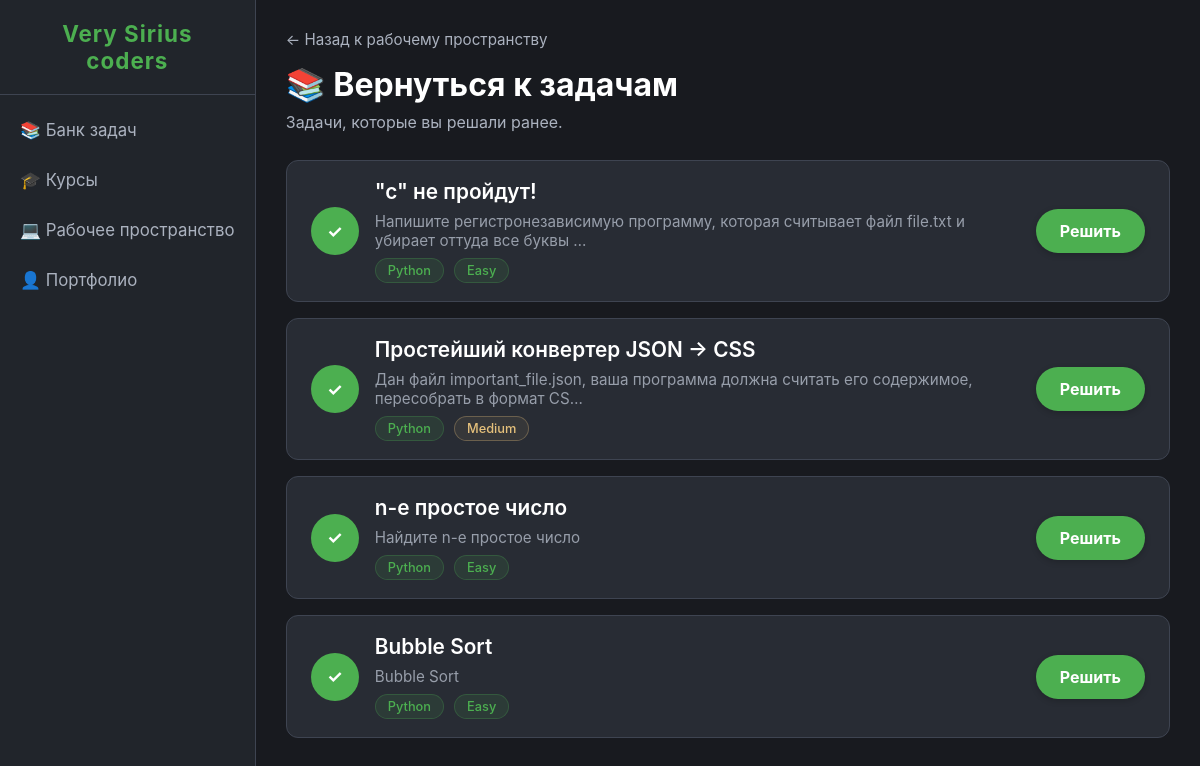
/workspace/tasks/ (signed in), run on an earlier commit of the app's database.
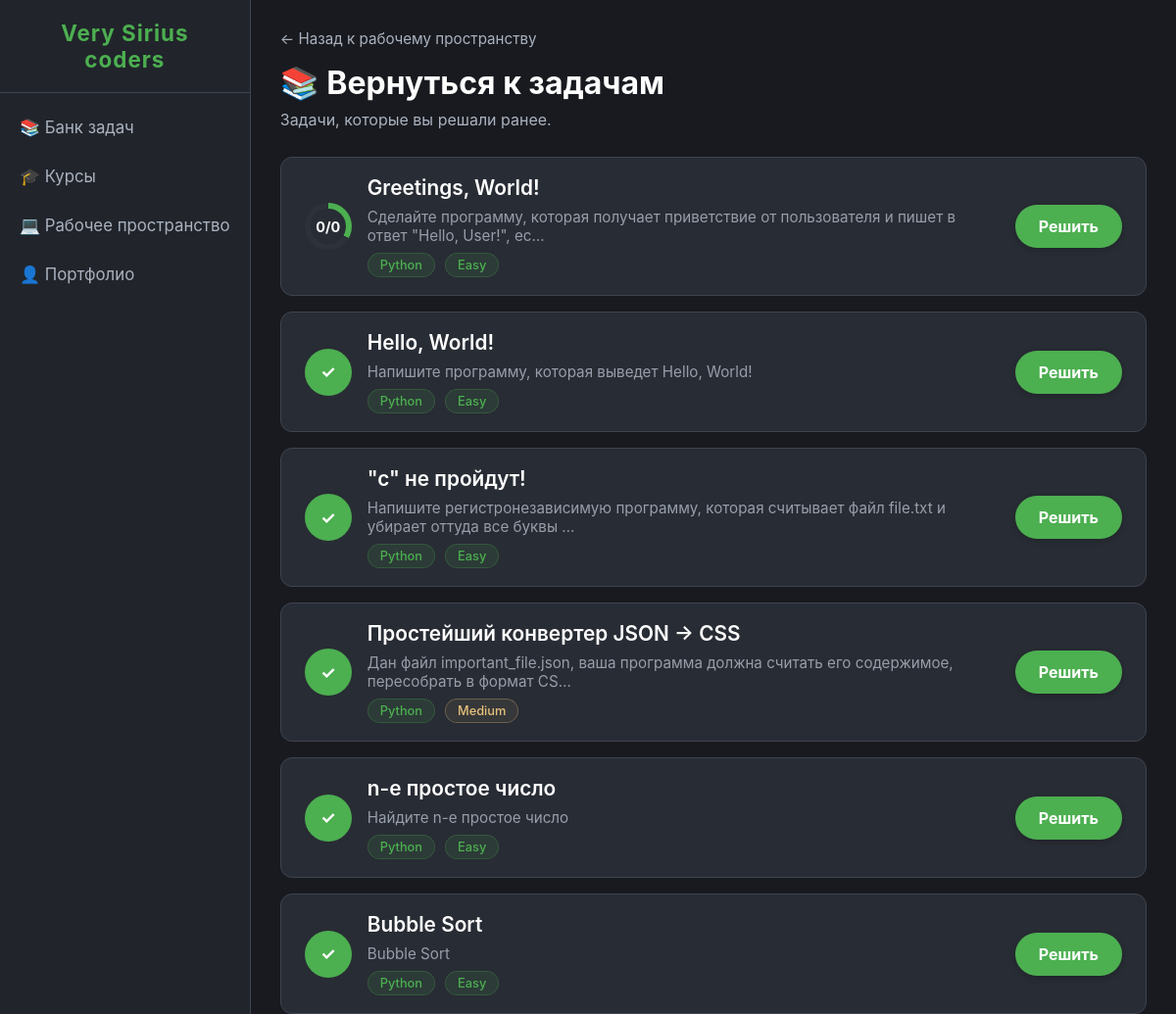
And on a later commit of the database.
### task/models.py (models this page shows, shortened)
class Task(models.Model):
    title = models.CharField(max_length=200, verbose_name="Название")
    description = models.TextField(verbose_name="Описание")
    difficulty = models.ForeignKey(
        Difficulty,
        on_delete=models.PROTECT,
        verbose_name="Сложность"
    )
    categories = models.ManyToManyField(
        Category,
        related_name='tasks',
        verbose_name="Категории"
    )
    language = models.ForeignKey(
        ProgrammingLanguage,
        on_delete=models.PROTECT,
        verbose_name="Целевой язык"
    )
    starter_code = models.TextField(blank=True, null=True, verbose_name="Начальный код")
    solution_code = models.TextField(blank=True, null=True, verbose_name="Эталонное решение")
    time_limit_ms = models.IntegerField(default=1000, verbose_name="Лимит времени (мс)")
    memory_limit_kb = models.IntegerField(default=256000, verbose_name="Лимит памяти (КБ)")
    author = models.ForeignKey(
        settings.AUTH_USER_MODEL,
        on_delete=models.SET_NULL,
        null=True,
        related_name='created_tasks',
        verbose_name="Автор"
    )
    is_active = models.BooleanField(default=True, verbose_name="Активна")
    created_at = models.DateTimeField(auto_now_add=True, verbose_name="Дата создания")
    class Meta:
        verbose_name = "Задача"
        verbose_name_plural = "Задачи"
        ordering = ['-created_at']

class ProgrammingLanguage(models.Model):
    name = models.CharField(max_length=50, unique=True, verbose_name="Язык")
    class Meta:
        verbose_name = "Язык программирования"
        verbose_name_plural = "Языки программирования"

class Difficulty(models.Model):
    name = models.CharField(max_length=50, unique=True, verbose_name="Сложность")
    base_points = models.IntegerField(default=100, verbose_name="Базовые очки (XP)")
    class Meta:
        verbose_name = "Уровень сложности"
        verbose_name_plural = "Уровни сложности"

### crius/views.py (the view)
# urls.py: path('workspace/tasks/', views.work_task_list, name='work_task_list'),
def work_task_list(request):
    if request.user.is_authenticated:
        solved_task_ids = Submission.objects.filter(
            user=request.user
        ).values_list('task_id', flat=True).distinct()
        tasks = Task.objects.filter(
            id__in=solved_task_ids,
            is_active=True
        ).select_related('difficulty', 'language')
        submissions = Submission.objects.filter(
            user=request.user,
            task_id__in=solved_task_ids
        )
        solutions_dict = {}
        for sub in submissions:
            solutions_dict[sub.task_id] = {
                'status': sub.status.name,
                'passed': sub.passed_tests,
                'total': sub.total_tests,
            }
    else:
        tasks = Task.objects.none()
        solutions_dict = {}
    context = {
        'tasks': tasks,
        'solutions_dict': solutions_dict,
    }
    return render(request, 'crius/work_task_list.html', context)

### crius/templatetags/dict_filters.py (called while the page is built)
@register.filter
def get_item(dictionary, key):
    return dictionary.get(key)

### crius/templates/crius/work_task_list.html (shortened to what this page needs)
{% extends 'crius/base.html' %}
{% load static %}
{% load dict_filters %}
{% block content %}
<div id="work-tasks-section" class="section active">
    <a href="{% url 'crius:workspace' %}" class="back-link">← Назад к рабочему пространству</a>
    <h1>📚 Вернуться к задачам</h1>
    <p style="margin-bottom: 4px;">Задачи, которые вы решали ранее.</p>
    <div class="task-list">
        {% for task in tasks %}
        <div class="task-row">
            <div class="task-left">
                {% if user.is_authenticated and task.id in solutions_dict %}
                    {% with sol=solutions_dict|get_item:task.id %}
                        {% if sol.status == 'Accepted' %}
                        <div class="progress-circle completed">
                            <div class="progress-circle-inner">✓</div>
                        </div>
                        {% else %}
                            {% if sol.total > 0 %}
                            <div class="progress-circle" style="background: conic-gradient(var(--accent) 0deg, var(--accent) {% widthratio sol.passed sol.total 360 %}deg, var(--hover-bg) {% widthratio sol.passed sol.total 360 %}deg, var(--hover-bg) 360deg);">
                                <div class="progress-circle-inner">{{ sol.passed }}/{{ sol.total }}</div>
                            </div>
                            {% else %}
                            <div class="progress-circle">
                                <div class="progress-circle-inner">0/{{ sol.total }}</div>
                            </div>
                            {% endif %}
                        {% endif %}
                    {% endwith %}
                {% else %}
                <div class="progress-circle">
                    <div class="progress-circle-inner">0/{{ task.test_cases.count }}</div>
                </div>
                {% endif %}
                <div class="task-info">
                    <div class="task-title">{{ task.title }}</div>
                    <div class="task-desc">{{ task.description|truncatechars:100 }}</div>
                    <div class="tags">
                        <span class="tag">{{ task.language.name }}</span>
                        <span class="tag
                            {% if task.difficulty.name == 'Hard' %}type-bug
                            {% elif task.difficulty.name == 'Medium' %}type-opt
                            {% endif %}
                        ">{{ task.difficulty.name }}</span>
                    </div>
                </div>
            </div>
            <a href="{% url 'task:detail' pk=task.pk %}" class="btn-solve">Решить</a>
        </div>
        {% empty %}
        <p>Вы ещё не решали задачи.</p>
        {% endfor %}
    </div>
</div>
{% endblock %}

What changed in the data, as far as the page shows it:
added Task: total "0", title "Greetings, World!", description "Сделайте программу, которая получает приветствие от пользователя и пишет в ответ \"Hello, User!\", ес…", language.name "Python", difficulty.name "Easy"
added Task: title "Hello, World!", description "Напишите программу, которая выведет Hello, World!", language.name "Python", difficulty.name "Easy"
